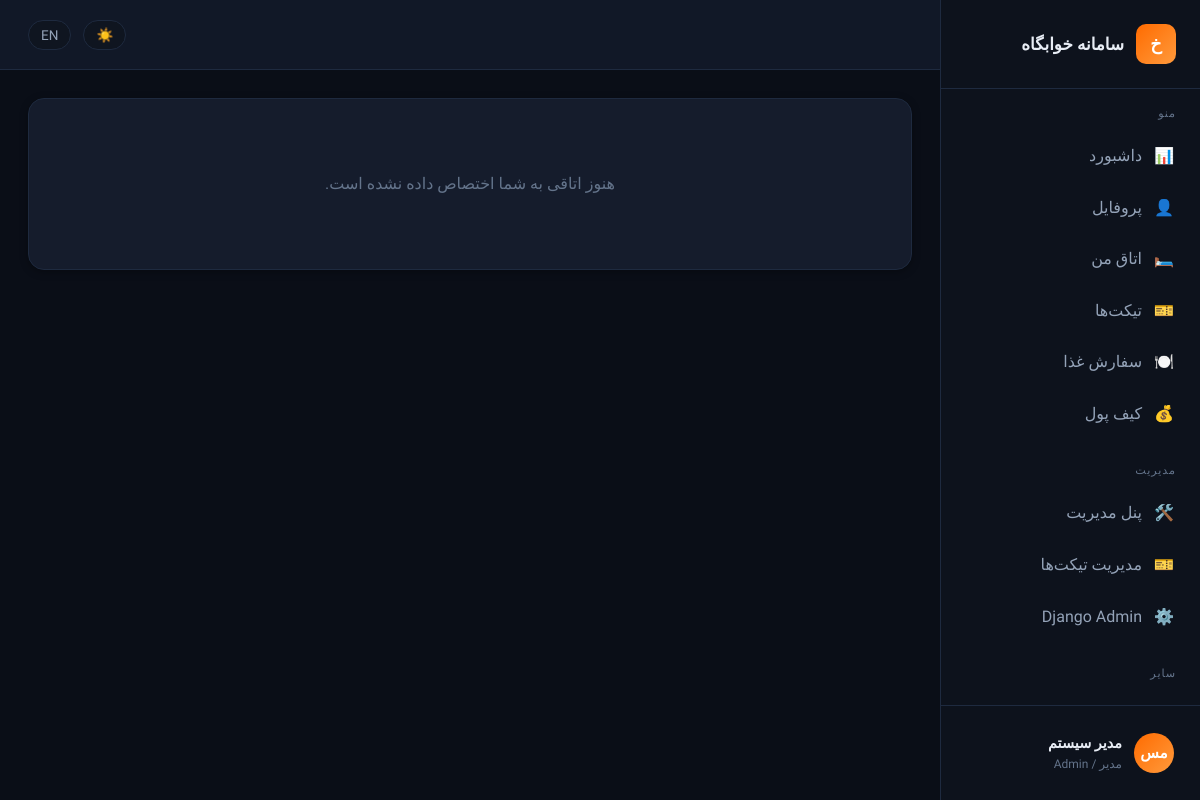
The app's page /dormitory/my-room/ (signed in) with its own data.
### accounts/models.py (models this page shows, shortened)
class User(AbstractUser):
    class Gender(models.TextChoices):
        MALE = 'male', _('برادران / Brothers')
        FEMALE = 'female', _('خواهران / Sisters')
    class Role(models.TextChoices):
        STUDENT = 'student', _('دانشجو / Student')
        STAFF = 'staff', _('کارمند / Staff')
        ADMIN = 'admin', _('مدیر / Admin')
    student_id = models.CharField(
        _('شماره دانشجویی'),
        max_length=20,
        unique=True,
        null=True,
        blank=True,
        help_text=_('برای دانشجویان الزامی است')
    )
    phone = models.CharField(_('شماره موبایل'), max_length=15, blank=True)
    gender = models.CharField(
        _('بخش خوابگاه'),
        max_length=10,
        choices=Gender.choices,
        blank=True,
        null=True
    )
    role = models.CharField(
        _('نقش'),
        max_length=20,
        choices=Role.choices,
        default=Role.STUDENT
    )
    avatar = models.ImageField(
        _('تصویر پروفایل'),
        upload_to='avatars/',
        blank=True,
        null=True
    )
    is_active_student = models.BooleanField(_('فعال'), default=True)
    class Meta:
        verbose_name = _('کاربر')
        verbose_name_plural = _('کاربران')
        ordering = ['-date_joined']
    @property
    def is_admin_user(self):
        return self.role == self.Role.ADMIN or self.is_superuser
    @property
    def display_name(self):
        return self.get_full_name() or self.username
    def get_initials(self):
        name = self.get_full_name() or self.username
        parts = name.split()
        if len(parts) >= 2:
            return (parts[0][0] + parts[1][0]).upper()
        return name[:2].upper()

### dormitory/views.py (the view)
# urls.py: path('my-room/', views.my_room_view, name='my_room'),
@login_required
def my_room_view(request):
    bed = getattr(request.user, 'bed', None)
    room = bed.room if bed else None
    roommates = []
    if room:
        roommates = Bed.objects.filter(room=room).select_related('occupant').order_by('number')
    return render(request, 'dormitory/my_room.html', {
        'room': room,
        'bed': bed,
        'roommates': roommates,
    })

### accounts/context_processors.py (called while the page is built)
def user_context(request):
    ctx = {
        'open_tickets_count': 0,
        'user_balance': 0,
        'user_room': None,
        'user_bed': None,
    }
    if request.user.is_authenticated:
        ctx['open_tickets_count'] = request.user.tickets.filter(
            status__in=['open', 'in_progress']
        ).count()
        if hasattr(request.user, 'wallet'):
            ctx['user_balance'] = request.user.wallet.balance
        if hasattr(request.user, 'bed') and request.user.bed:
            ctx['user_bed'] = request.user.bed
            ctx['user_room'] = request.user.bed.room
    return ctx

### templates/dormitory/my_room.html (shortened to what this page needs)
{% extends "base.html" %}
{% load i18n %}
{% block body %}
<div class="app-layout">
  {% include "partials/sidebar.html" %}
  <div class="main-content">
    {% include "partials/topbar.html" %}
    <div class="content-area">
      {% if room %}
      <div class="grid-2">
        <div class="card">
          <div class="card-header">
            <h3 class="card-title">{% trans "اطلاعات اتاق" %}</h3>
            <span class="badge badge-accent">{{ room.building.get_section_display }}</span>
          </div>
          <div style="display:grid;grid-template-columns:1fr 1fr;gap:1.25rem;">
            <div><div class="text-muted" style="font-size:0.85rem;">{% trans "شماره اتاق" %}</div><div style="font-size:1.5rem;font-weight:700;">{{ room.number }}</div></div>
            <div><div class="text-muted" style="font-size:0.85rem;">{% trans "ساختمان" %}</div><div style="font-size:1.25rem;font-weight:600;">{{ room.building.name }}</div></div>
            <div><div class="text-muted" style="font-size:0.85rem;">{% trans "طبقه" %}</div><div style="font-size:1.25rem;font-weight:600;">{{ room.floor }}</div></div>
            <div><div class="text-muted" style="font-size:0.85rem;">{% trans "ظرفیت" %}</div><div style="font-size:1.25rem;font-weight:600;">{{ room.capacity }}</div></div>
            <div><div class="text-muted" style="font-size:0.85rem;">{% trans "تخت شما" %}</div><div style="font-size:1.5rem;font-weight:700;color:var(--accent);">{% if bed %}{{ bed.number }}{% endif %}</div></div>
            <div><div class="text-muted" style="font-size:0.85rem;">{% trans "وضعیت" %}</div><div><span class="badge badge-success">{% trans "فعال" %}</span></div></div>
          </div>
        </div>
        <div class="card">
          <div class="card-header"><h3 class="card-title">{% trans "مشکل در اتاق؟" %}</h3></div>
          <p class="text-secondary mb-2">{% trans "اگر مشکلی در اتاق دارید، تیکت ثبت کنید." %}</p>
          <a href="{% url 'tickets:create' %}" class="btn btn-primary">+ {% trans "ثبت تیکت جدید" %}</a>
        </div>
      </div>
      <div class="card mt-3">
        <div class="card-header"><h3 class="card-title">{% trans "هم‌اتاقی‌ها" %}</h3></div>
        <div class="table-wrapper">
          <table>
            <thead><tr><th>{% trans "نام" %}</th><th>{% trans "شماره دانشجویی" %}</th><th>{% trans "شماره تخت" %}</th></tr></thead>
            <tbody>
              {% for b in roommates %}
              <tr>
                <td>{% if b.occupant %}{{ b.occupant.display_name }}{% if b.occupant == user %} (شما){% endif %}{% else %}—{% endif %}</td>
                <td>{% if b.occupant %}{{ b.occupant.student_id }}{% else %}—{% endif %}</td>
                <td><span class="bed-badge">{% trans "تخت" %} {{ b.number }}</span></td>
              </tr>
              {% endfor %}
            </tbody>
          </table>
        </div>
      </div>
      {% else %}
      <div class="card"><div class="empty-state"><p>{% trans "هنوز اتاقی به شما اختصاص داده نشده است." %}</p></div></div>
      {% endif %}
    </div>
  </div>
</div>
{% endblock %}

### templates/partials/sidebar.html (shortened to what this page needs)
{% load i18n %}
<aside class="sidebar">
  <div class="sidebar-header">
    <div class="sidebar-logo">خ</div>
    <div class="sidebar-brand">{% trans "سامانه خوابگاه" %}</div>
  </div>
  <nav class="sidebar-nav">
    <div class="nav-section">
      <div class="nav-section-title">{% trans "منو" %}</div>
      <a href="{% url 'dashboard' %}" class="nav-item {% if request.resolver_match.url_name == 'dashboard' %}active{% endif %}">
        <span>📊</span> <span>{% trans "داشبورد" %}</span>
      </a>
      <a href="{% url 'accounts:profile' %}" class="nav-item">
        <span>👤</span> <span>{% trans "پروفایل" %}</span>
      </a>
      <a href="{% url 'dormitory:my_room' %}" class="nav-item">
        <span>🛏️</span> <span>{% trans "اتاق من" %}</span>
      </a>
      <a href="{% url 'tickets:list' %}" class="nav-item">
        <span>🎫</span> <span>{% trans "تیکت‌ها" %}</span>
      </a>
      <a href="{% url 'cafeteria:meals' %}" class="nav-item">
        <span>🍽️</span> <span>{% trans "سفارش غذا" %}</span>
      </a>
      <a href="{% url 'wallet:wallet' %}" class="nav-item">
        <span>💰</span> <span>{% trans "کیف پول" %}</span>
      </a>
    </div>
    {% if user.is_admin_user or user.is_staff %}
    <div class="nav-section">
      <div class="nav-section-title">{% trans "مدیریت" %}</div>
      <a href="{% url 'admin_dashboard' %}" class="nav-item"><span>🛠️</span> <span>{% trans "پنل مدیریت" %}</span></a>
      <a href="{% url 'tickets:admin_list' %}" class="nav-item"><span>🎫</span> <span>{% trans "مدیریت تیکت‌ها" %}</span></a>
      <a href="/admin/" class="nav-item" target="_blank"><span>⚙️</span> <span>Django Admin</span></a>
    </div>
    {% endif %}
    <div class="nav-section">
      <div class="nav-section-title">{% trans "سایر" %}</div>
      <a href="{% url 'accounts:settings' %}" class="nav-item"><span>⚙️</span> <span>{% trans "تنظیمات" %}</span></a>
    </div>
  </nav>
  <div class="sidebar-footer">
    <div class="user-mini">
      <div class="user-avatar">{{ user.get_initials }}</div>
      <div class="user-info">
        <div class="user-name">{{ user.display_name }}</div>
        <div class="user-role">{{ user.get_role_display }}</div>
      </div>
    </div>
  </div>
</aside>

### static/css/style.css (style rules this page uses)
:root { --bg-primary: #0a0e17; --bg-secondary: #111827; --bg-card: #151c2c; --bg-card-hover: #1a2336; --bg-input: #0f1520; --bg-sidebar: #0d121c; --border-color: #1e2a3f; --border-accent: #2a3a55; --text-primary: #e8edf5; --text-secondary: #94a3b8; --text-muted: #64748b; --text-accent: #ff6b00; --accent: #ff6b00; --accent-hover: #ff8533; --accent-glow: rgba(255, 107, 0, 0.35); --accent-soft: rgba(255, 107, 0, 0.12); --success: #10b981; --success-soft: rgba(16, 185, 129, 0.15); --warning: #f59e0b; --warning-soft: rgba(245, 158, 11, 0.15); --danger: #ef4444; --danger-soft: rgba(239, 68, 68, 0.15); --info: #3b82f6; --info-soft: rgba(59, 130, 246, 0.15); --purple: #8b5cf6; --cyan: #06b6d4; --shadow-sm: 0 2px 8px rgba(0, 0, 0, 0.3); --shadow-md: 0 8px 24px rgba(0, 0, 0, 0.4); --shadow-lg: 0 16px 48px rgba(0, 0, 0, 0.5); --shadow-glow: 0 0 20px var(--accent-glow); --radius-sm: 8px; --radius-md: 12px; --radius-lg: 16px; --radius-xl: 24px; --font-main: 'Inter', 'Vazirmatn', system-ui, -apple-system, sans-serif; --font-mono: 'JetBrains Mono', 'Fira Code', monospace; --sidebar-width: 260px; --header-height: 70px; --transition: 0.25s cubic-bezier(0.4, 0, 0.2, 1); }
*, *::before, *::after { box-sizing: border-box; margin: 0; padding: 0; }
html { scroll-behavior: smooth; font-size: 16px; }
body { font-family: var(--font-main); background: var(--bg-primary); color: var(--text-primary); line-height: 1.6; min-height: 100vh; transition: background var(--transition), color var(--transition); overflow-x: hidden; }
body.rtl { direction: rtl; font-family: 'Vazirmatn', 'Inter', system-ui, sans-serif; }
a { color: inherit; text-decoration: none; transition: color var(--transition); }
.card { background: var(--bg-card); border: 1px solid var(--border-color); border-radius: var(--radius-lg); padding: 1.5rem; transition: all var(--transition); box-shadow: var(--shadow-sm); }
.app-layout { display: flex; min-height: 100vh; }
.sidebar { width: var(--sidebar-width); background: var(--bg-sidebar); border-right: 1px solid var(--border-color); display: flex; flex-direction: column; position: fixed; top: 0; bottom: 0; left: 0; z-index: 50; transition: transform var(--transition); }
body.rtl .sidebar { left: auto; right: 0; border-right: none; border-left: 1px solid var(--border-color); }
.sidebar-header { padding: 1.5rem; border-bottom: 1px solid var(--border-color); display: flex; align-items: center; gap: 12px; }
.sidebar-logo { width: 40px; height: 40px; background: linear-gradient(135deg, var(--accent), #ff9a3c); border-radius: 10px; display: flex; align-items: center; justify-content: center; color: #fff; font-weight: 700; font-size: 1.1rem; }
.sidebar-brand { font-weight: 700; font-size: 1.05rem; }
.sidebar-nav { flex: 1; padding: 1rem 0.75rem; overflow-y: auto; }
.nav-section { margin-bottom: 1.5rem; }
.nav-section-title { font-size: 0.7rem; text-transform: uppercase; letter-spacing: 0.08em; color: var(--text-muted); padding: 0 0.75rem; margin-bottom: 0.5rem; }
.nav-item { display: flex; align-items: center; gap: 12px; padding: 12px 14px; border-radius: var(--radius-md); color: var(--text-secondary); font-weight: 500; margin-bottom: 2px; transition: all var(--transition); cursor: pointer; }
.sidebar-footer { padding: 1rem; border-top: 1px solid var(--border-color); }
.user-mini { display: flex; align-items: center; gap: 12px; padding: 10px; border-radius: var(--radius-md); cursor: pointer; transition: background var(--transition); }
.user-avatar { width: 40px; height: 40px; border-radius: 50%; background: linear-gradient(135deg, var(--accent), #ff9a3c); display: flex; align-items: center; justify-content: center; color: #fff; font-weight: 700; font-size: 0.95rem; flex-shrink: 0; }
.user-info { overflow: hidden; }
.user-name { font-weight: 600; font-size: 0.9rem; white-space: nowrap; overflow: hidden; text-overflow: ellipsis; }
.user-role { font-size: 0.75rem; color: var(--text-muted); }
.main-content { flex: 1; margin-left: var(--sidebar-width); min-height: 100vh; display: flex; flex-direction: column; }
body.rtl .main-content { margin-left: 0; margin-right: var(--sidebar-width); }
.content-area { padding: 1.75rem; flex: 1; }
.empty-state { text-align: center; padding: 3rem 2rem; color: var(--text-muted); }

### records on screen
User: get_initials "مس", display_name "مدیر سیستم", role "مدیر / Admin"
